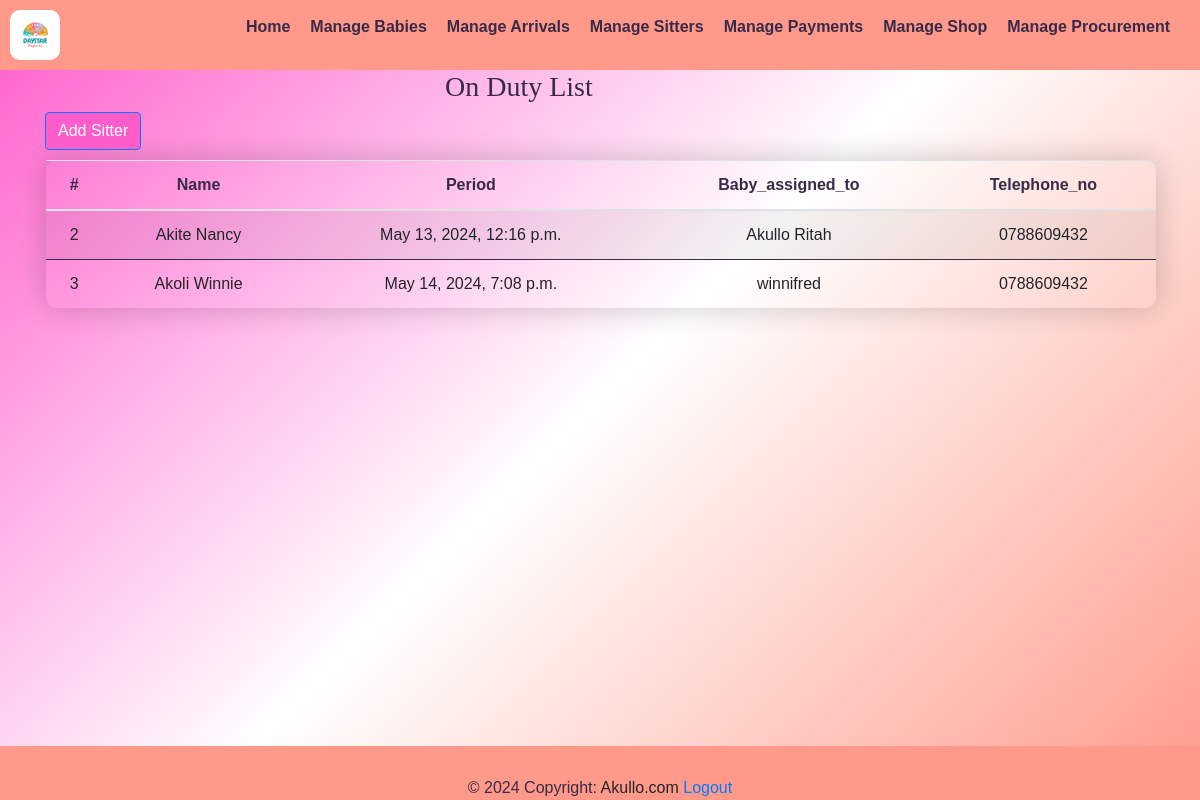
The app's page /baby_list/onduty_list.html (signed in), older data.
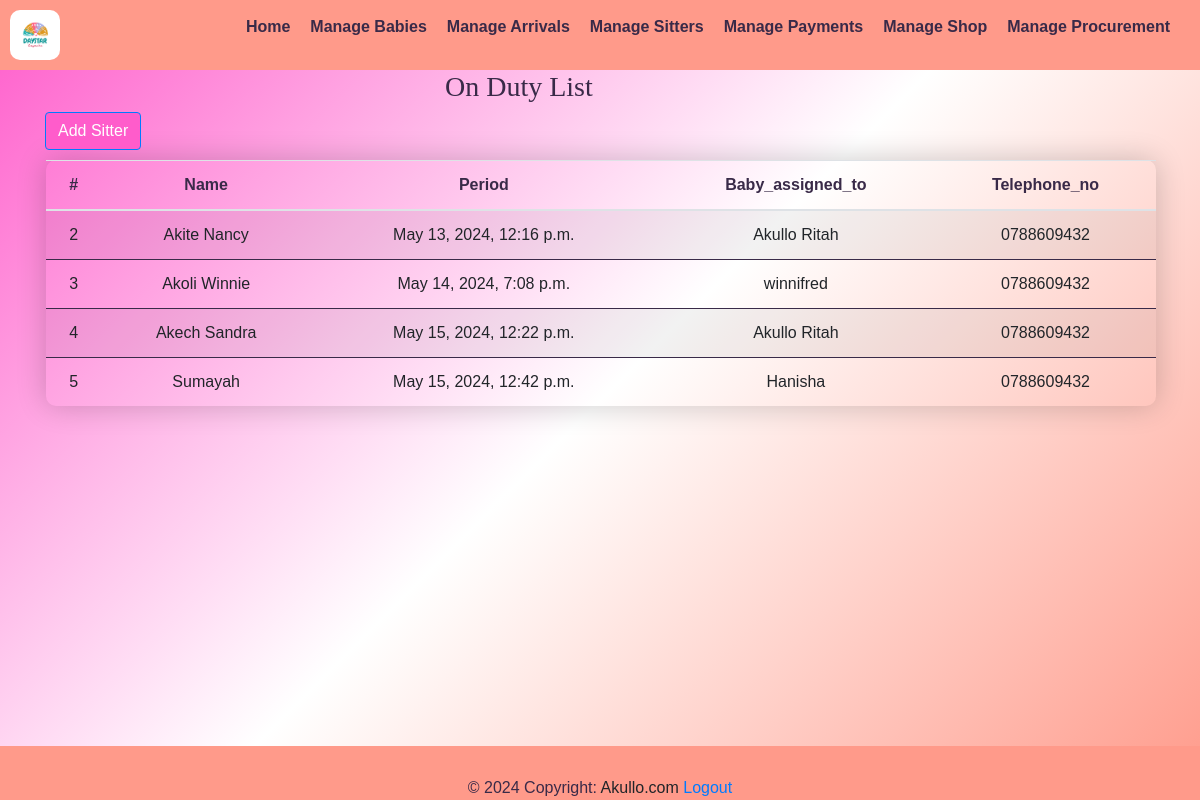
The same page, newer data.
### yariapp/models.py (models this page shows, shortened)
class OnDutyform(models.Model):
    name = models.CharField(max_length=50,null=True)
    period = models.DateTimeField(auto_now_add=True)
    baby_assigned_to = models.ForeignKey(Arrivalform, on_delete=models.SET_NULL, null=True,)
    telephone_no = models.CharField(max_length=50,null=True)

class Arrivalform(models.Model):
    b_name = models.CharField(max_length=50,null=True)
    parent_name = models.CharField(max_length=50,null=True)
    timeInDay =  models.DateTimeField(default=timezone.now)
    date =  models.DateField(auto_now_add=True)
    brought_by = models.CharField(max_length=50,null=True)
    def __str__(self):
        return self.b_name

### yariapp/views.py (the view)
# urls.py: path('baby_list/onduty_list.html', views.onduty_list, name='onduty_list'),
@login_required
def onduty_list(request):
    s_onduty =OnDutyform.objects.all()
    return render(request, 'onduty_list.html', {'s_onduty': s_onduty})

### yariapp/templates/onduty_list.html (shortened to what this page needs)
{% extends 'base.html' %}
{% load static %}
{% block content %}
<div class="navbar">
    <img src="{% static 'images/logo.png' %}" alt="Logo" style="width: 50px; height: auto;border-radius: 10px;">
  <ul class="nav-links">
      <li><a href="{% url 'home' %}"><strong>Home</strong></a></li>
      <li><a href="{% url 'baby_list' %}"><strong>Manage Babies</strong></a></li>
      <li class="dropdown">
        <a href="#" class="dropbtn"><strong>Manage Arrivals</strong></a>
      <li><a href="{% url 'sitters_list' %}"><strong>Manage Sitters</strong></a></li>
      <li class="dropdown">
            <a href="#"><strong>Manage Payments</strong></a>
      <li><a href="{% url 'shop_list' %}"><strong>Manage Shop</strong></a></li>
      <li><a href="{% url 'pro_list' %}"><strong>Manage Procurement</strong></a></li>
  </ul>
  </div>
    <div class="container">
        <table class="table table-striped">
          <h3 style="font-family: 'Times New Roman', Times, serif;padding-left: 400px;">On Duty List</h3>
          <div class="add-sitter-button">
            <a href="{% url 'onduty' %}" class="btn btn-primary" style="background-color: #FF5CCB;">Add Sitter</a>
        </div>
            <thead>
                <tr>
                  <th scope="col">#</th>
                    <th scope="col">Name</th>
                    <th scope="col">Period</th>
                    <th scope="col">Baby_assigned_to</th>
                    <th scope="col">Telephone_no</th>
                </tr>
            </thead>
            <tbody>
                {% for duty in s_onduty %}
                    <tr>
                      <td>{{ duty.id}}</td>
                        <td>{{ duty.name}}</td>
                        <td>{{ duty.period }}</td>
                        <td>{{ duty.baby_assigned_to }}</td>
                        <td>{{ duty.telephone_no }}</td>
                    </tr>
                {% endfor %}
            </tbody>
        </table>
    </div>
{% endblock%}

Row changes from the older to the newer data that the page shows:
added OnDutyform: id "4", name "Akech Sandra", period "May 15, 2024, 12:22 p.m.", baby_assigned_to "Akullo Ritah", telephone_no "0788609432"
added OnDutyform: id "5", name "Sumayah", period "May 15, 2024, 12:42 p.m.", baby_assigned_to "Hanisha", telephone_no "0788609432"
